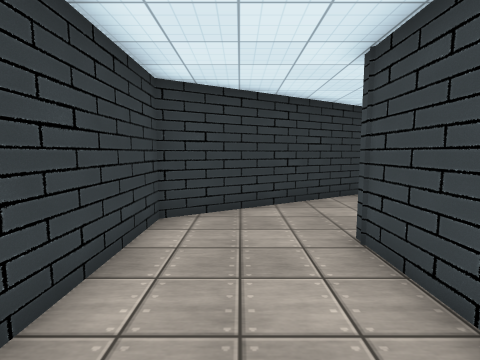
View 1 (above)

16 first-person views from a walk through a 3-D level made in the Unity game engine. The camera is 1.5 m above the floor, tilts 6° down and sees 85° across. The floor is counted in squares, 1 m on a side. Each view is taken from the middle of a square. On the plan, view 1 faces up. The plan holds only what a view shows up to about 14 squares ahead; the rest is blank. The place goes on beyond the plan. The player character is not drawn. Some animated figures are left out. Some surface patterns are stand-ins.

View 2
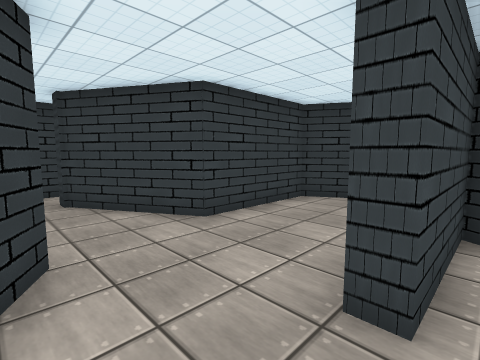

View 3
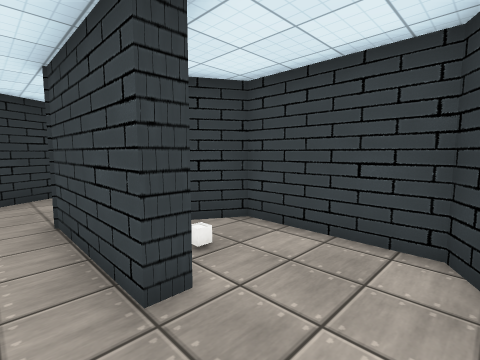

View 4
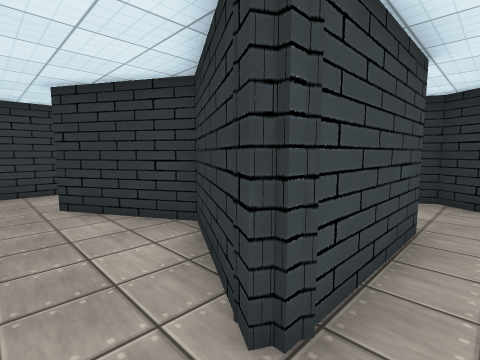

View 5
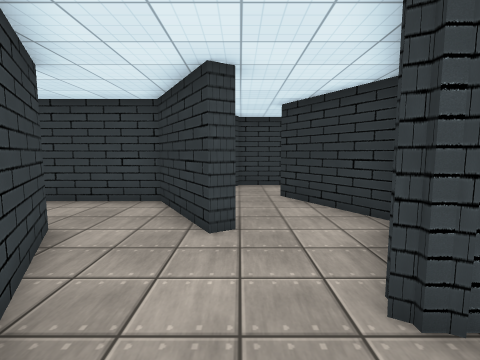

View 6
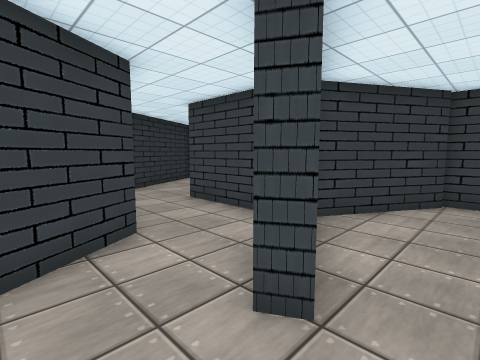

View 7
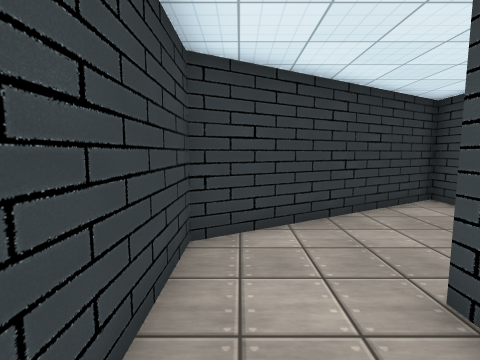

View 8
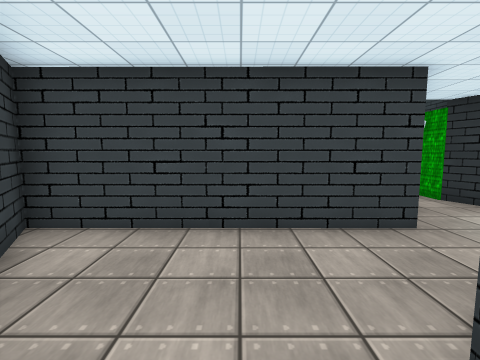

View 9
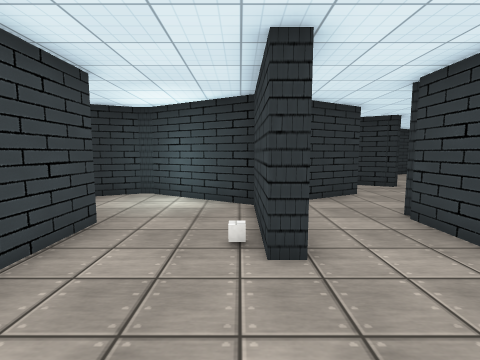

View 10
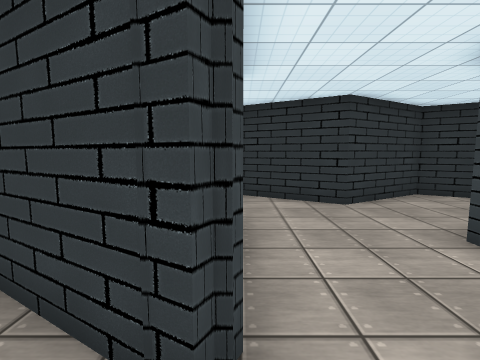

View 11
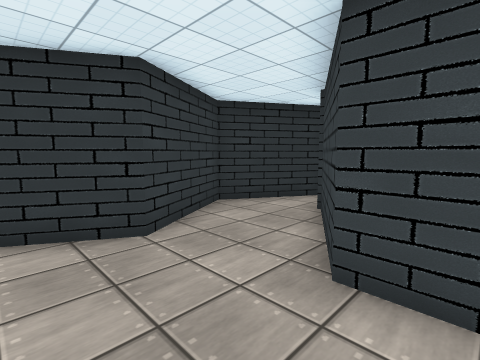

View 12
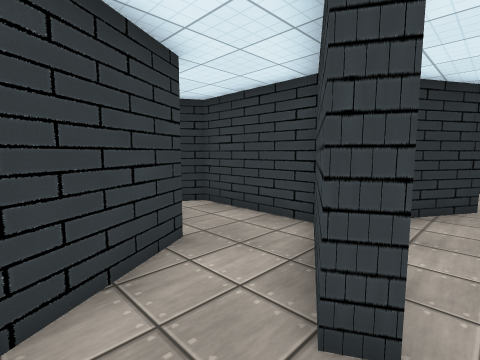

View 13
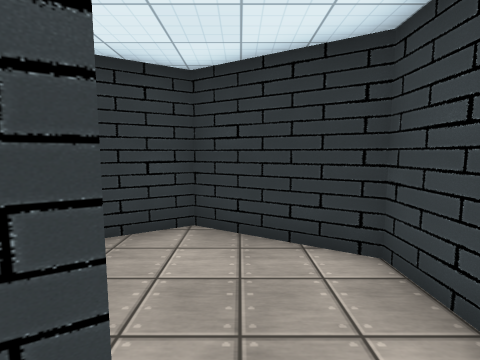

View 14
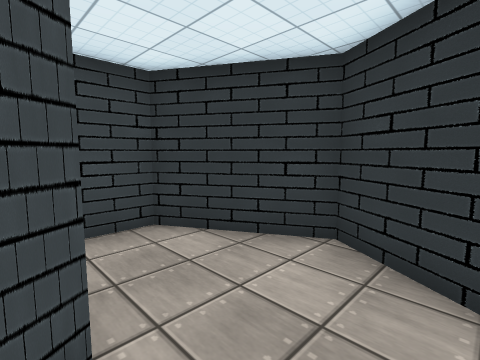

View 15
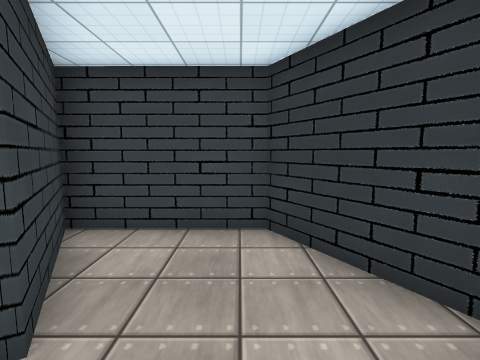

View 16
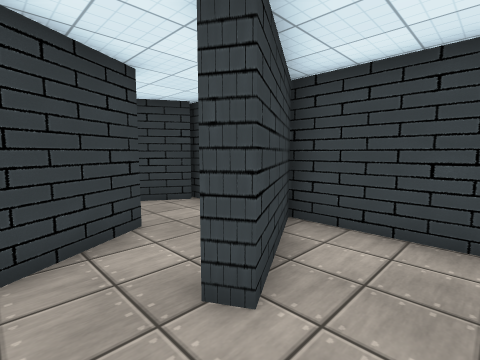

### Floor plan
Points are (right, up) in squares from view 1. A wall is a line through its corners. A room is listed if a view was taken in it or the views show most of it. See-through windows are left out.
Room 1 (views 1, 2, 3, 4, 5, 6, 10, 11, 12)
walls: (2.6, 3.9) (2.6, 0.3) (2, 0.3) (2, 4.8) (5.7, 2.7) (9, 4.6) (9.3, 4.1) (8.1, 3.4); (5.1, 6) (4.7, 6.6); (4.8, -1.9) (5.4, -1.5) (5.4, 2.2) (4.3, 2.8); (4, 9.2) (-1.8, 5.8) (-1.8, 1.7) (-5.5, -0.4) (-5.9, -0.4); (9.8, 1.8) (11, 2.5); (12.1, 4) (12.1, 6.5); (11.9, 6) (8.5, 8); (-7.5, -1.5) (-4.3, -3.3) (-1.1, -1.4) (2.3, -3.4) (2.7, -3.1)
ways out: opening at (5, 8) to room 2; opening at (9, 2) to room 3; opening at (-7, -1)
Room 2 (views 7, 8, 9)
walls: (8.6, 8.6) (12.2, 6.5) (12.7, 6.5) (14, 7.1); (12.1, 10.4) (12.1, 18.3) (5.2, 14.3) (5.1, 10.1); (5.1, 9.8) (4, 9.2); (4.7, 6.6) (8.1, 8.5) (8.1, 12.5) (8.6, 12.5) (8.6, 10.9)
ways out: opening at (5, 8) to room 1
Room 3 (views 13, 14, 15, 16)
walls: (8.1, 3.4) (6, 2.2) (6, -1.6) (8.9, -3.3) (12.1, -1.5) (12.1, 2.5) (8.8, 0.6) (8.5, 1.1) (9.8, 1.8)
ways out: opening at (9, 2) to room 1

Positions as (right, up) in squares from view 1, and headings:
1: (0, 0), facing up
2: (3, -2), facing up-left
3: (1, -2), facing up-right
4: (1, 6), facing down-right
5: (0, 6), facing right
6: (3, 5), facing up-right
7: (6, 10), facing up
8: (7, 14), facing right
9: (9, 16), facing down
10: (2, 6), facing down
11: (1, 3), facing down-left
12: (11, 5), facing down-left
13: (8, 2), facing down
14: (7, 1), facing down-right
15: (7, -1), facing right
16: (7, -1), facing up-right
